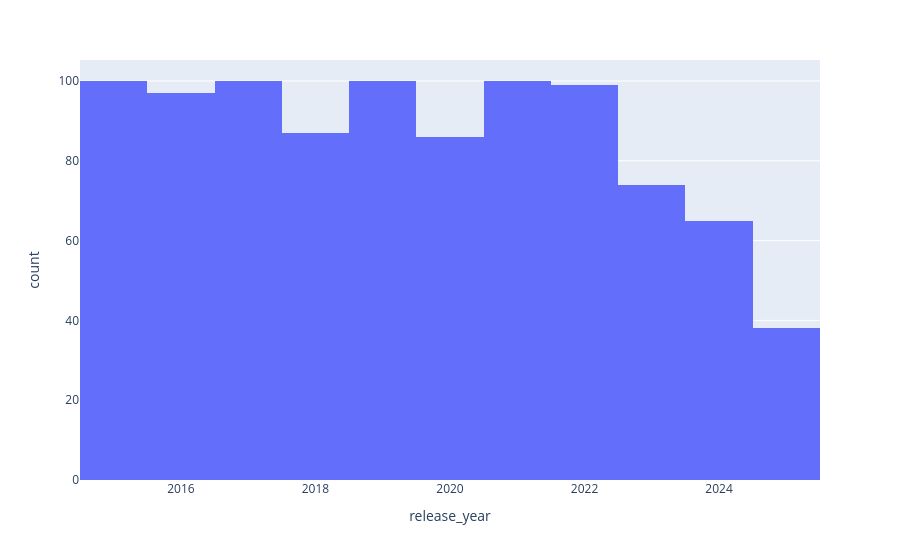

Notebook code cell kept with this figure:
### Code cell
px.histogram(
    df,
    x='release_year',)

### Figure 1 — Plotly figure (JSON) as saved in the notebook; plotly's stock layout.template omitted (floating-point values rounded to 4 significant figures; data arrays with more than 128 entries replaced by an {"elided": "..."} marker saying what was removed)
{"data": [{"alignmentgroup": "True", "bingroup": "x", "hovertemplate": "release_year=%{x}<br>count=%{y}<extra></extra>", "legendgroup": "", "marker": {"color": "#636efa", "pattern": {"shape": ""}}, "name": "", "offsetgroup": "", "orientation": "v", "showlegend": false, "type": "histogram", "x": {"elided": "946 int values"}, "xaxis": "x", "yaxis": "y"}], "layout": {"barmode": "relative", "legend": {"tracegroupgap": 0}, "margin": {"t": 60}, "xaxis": {"anchor": "y", "domain": [0, 1], "title": {"text": "release_year"}}, "yaxis": {"anchor": "x", "domain": [0, 1], "title": {"text": "count"}}}}
